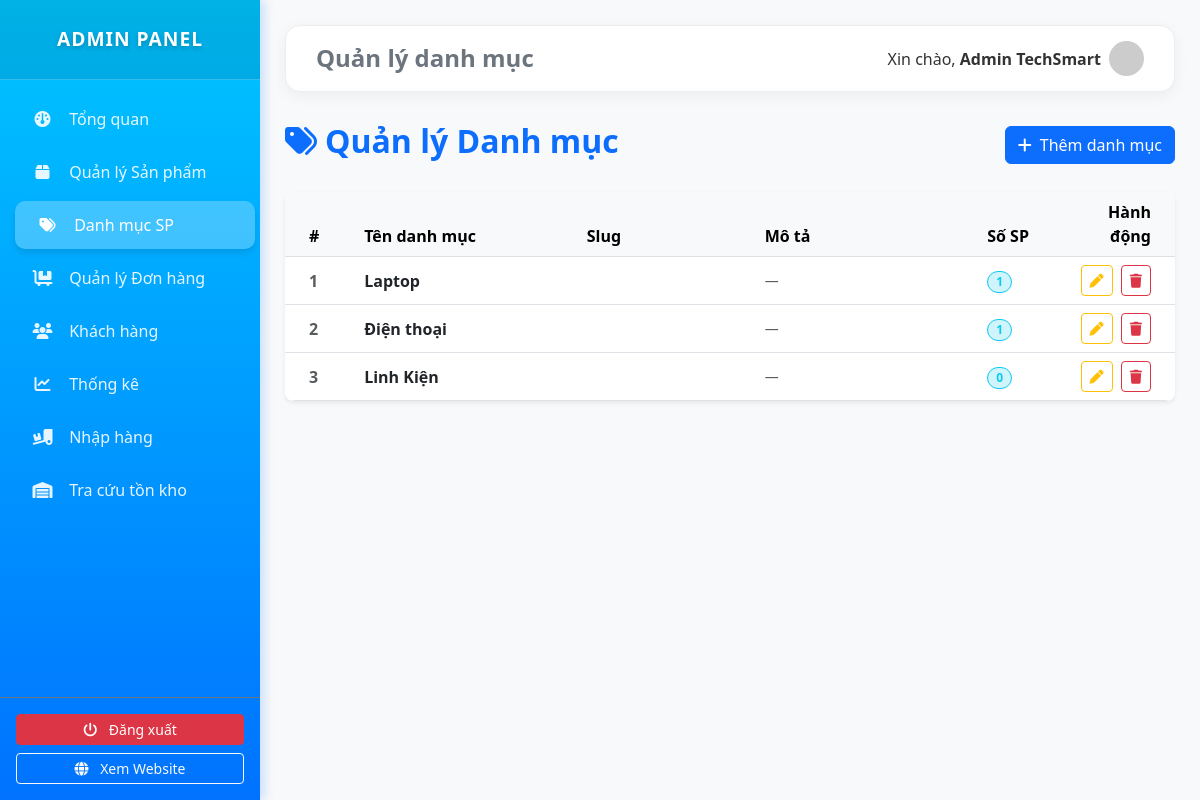
The page /admin/categories (signed in) on the database as committed earlier.
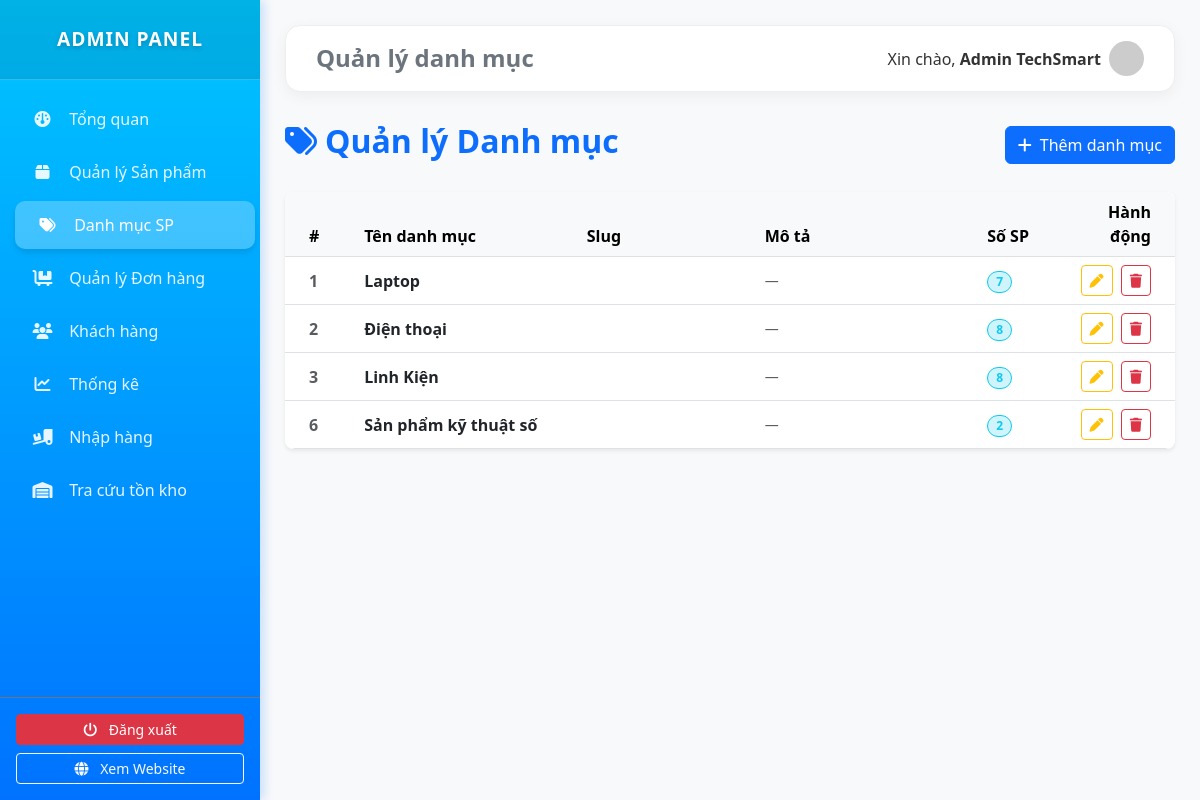
The same page on the database as committed later.
### tables this page shows
CREATE TABLE `categories` (
  `id` int(11) NOT NULL AUTO_INCREMENT,
  `name` varchar(100) DEFAULT NULL,
  `icon` varchar(50) DEFAULT 'fa-folder',
  `description` text DEFAULT NULL,
  PRIMARY KEY (`id`)
);

### app/controllers/AdminController.php (called while the page is built, shortened)
<?php
class AdminController extends Controller
{
    public function categories()
    {
        $db = new PDO("mysql:host=" . DB_HOST . ";dbname=" . DB_NAME, DB_USER, DB_PASS);
        $cats = $db->query("SELECT c.*, COUNT(p.id) as product_count FROM categories c LEFT JOIN products p ON c.id = p.category_id GROUP BY c.id ORDER BY c.id ASC")->fetchAll(PDO::FETCH_ASSOC);
        $this->view('admin/dashboard', [
            'view' => 'admin/categories',
            'active' => 'categories',
            'categories' => $cats
        ]);
    }
}
?>

### app/core/App.php (called while the page is built, shortened)
<?php
class App {
    protected $method = 'index';
    public function __construct() {
        $url = $this->parseUrl();
        if(file_exists('../app/controllers/' . ucfirst($url[0] ?? '') . 'Controller.php')) {
            unset($url[0]);
        }
        $this->controller = new $this->controller;
        if(isset($url[1])) {
            if(method_exists($this->controller, $url[1])) {
                $this->method = $url[1];
                unset($url[1]);
            }
        }
        $this->params = $url ? array_values($url) : [];
        call_user_func_array([$this->controller, $this->method], $this->params);
    }
    public function parseUrl() {
        if(isset($_GET['url'])) {
            return explode('/', filter_var(rtrim($_GET['url'], '/'), FILTER_SANITIZE_URL));
        }
        return [];
    }
}
?>

### public/index.php (called while the page is built, shortened)
<?php
require_once ROOT . '/app/core/App.php';
$app = new App();
?>

### app/views/admin/categories.php (the view, shortened to what this page needs)
<div class="d-flex justify-content-between align-items-center mb-4">
    <h2 class="fw-bold text-primary"><i class="fa-solid fa-tags me-2"></i>Quản lý Danh mục</h2>
    <button class="btn btn-primary" data-bs-toggle="modal" data-bs-target="#addCatModal">
        <i class="fa-solid fa-plus me-2"></i>Thêm danh mục
    </button>
</div>
<div class="card shadow-sm border-0 rounded-3">
    <div class="card-body p-0">
        <div class="table-responsive">
            <table class="table table-hover align-middle mb-0">
                <thead class="table-light text-secondary">
                    <tr>
                        <th class="ps-4" width="8%">#</th>
                        <th width="25%">Tên danh mục</th>
                        <th width="20%">Slug</th>
                        <th width="25%">Mô tả</th>
                        <th width="10%">Số SP</th>
                        <th class="text-end pe-4" width="12%">Hành động</th>
                    </tr>
                </thead>
                <tbody>
                    <?php if (!empty($data['categories'])): ?>
                        <?php foreach ($data['categories'] as $cat): ?>
                            <tr>
                                <td class="ps-4 fw-bold text-muted"><?= $cat['id'] ?></td>
                                <td class="fw-bold"><?= htmlspecialchars($cat['name']) ?></td>
                                <td class="text-muted small"><?= htmlspecialchars($cat['slug'] ?? '') ?></td>
                                <td class="text-muted small"><?= htmlspecialchars($cat['description'] ?? '—') ?></td>
                                <td>
                                    <span class="badge bg-info-subtle text-info border border-info px-2 rounded-pill">
                                        <?= $cat['product_count'] ?>
                                    </span>
                                </td>
                                <td class="text-end pe-4">
                                    <button class="btn btn-sm btn-outline-warning me-1" data-bs-toggle="modal" data-bs-target="#editCat<?= $cat['id'] ?>">
                                        <i class="fa-solid fa-pen"></i>
                                    </button>
                                    <a href="<?= BASE_URL ?>admin/deleteCategory/<?= $cat['id'] ?>"
                                       class="btn btn-sm btn-outline-danger"
                                       onclick="return confirm('Xóa danh mục <?= htmlspecialchars($cat['name']) ?>?')">
                                        <i class="fa-solid fa-trash"></i>
                                    </a>
                                </td>
                            </tr>
                        <?php endforeach; ?>
                    <?php endif; ?>
                </tbody>
            </table>
        </div>
    </div>
</div>

Rows that differ between the two databases and show on the page:
changed categories "Laptop": product_count "1" → "7"
changed categories "Điện thoại": product_count "1" → "8"
changed categories "Linh Kiện": product_count "0" → "8"
added categories: id "6", name "Sản phẩm kỹ thuật số", description "—", product_count "2"
